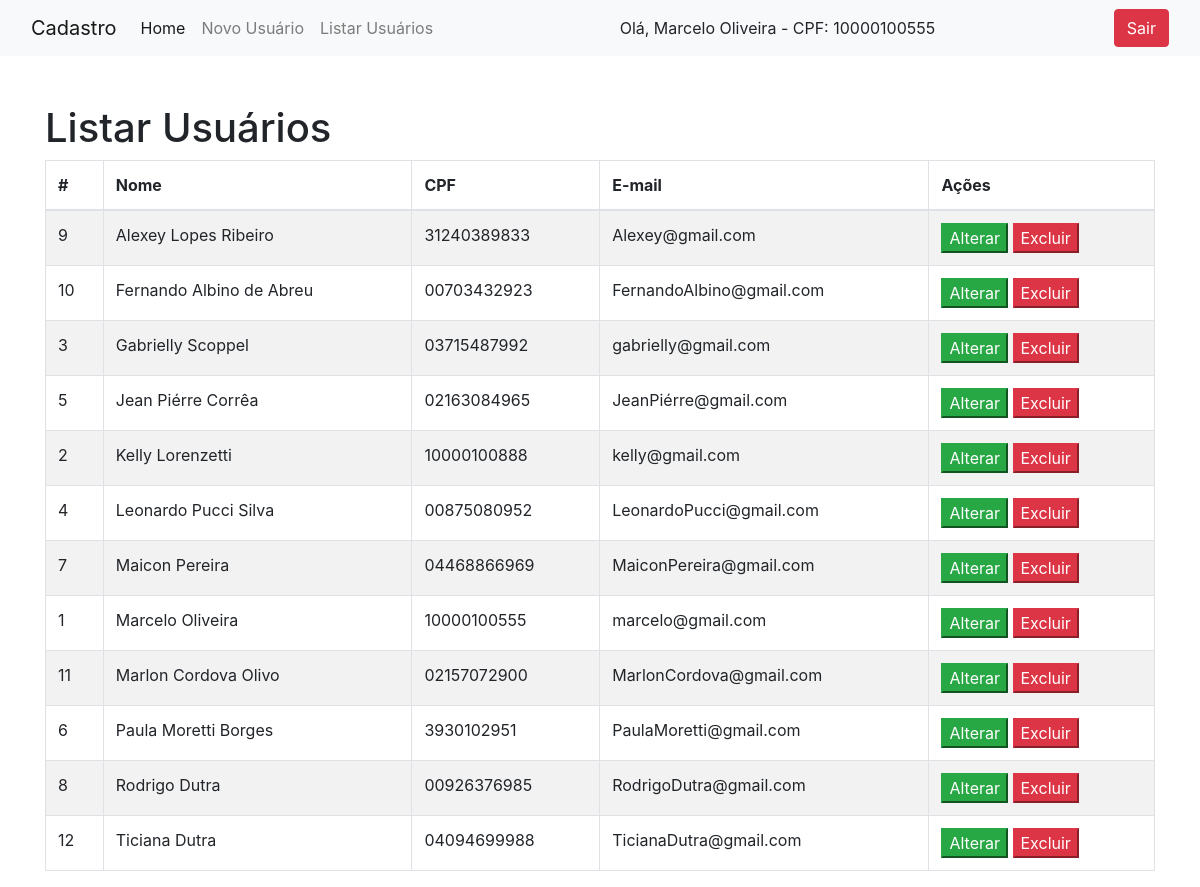
Page /cadastro.php?page=listar (signed in) on the earlier database version.
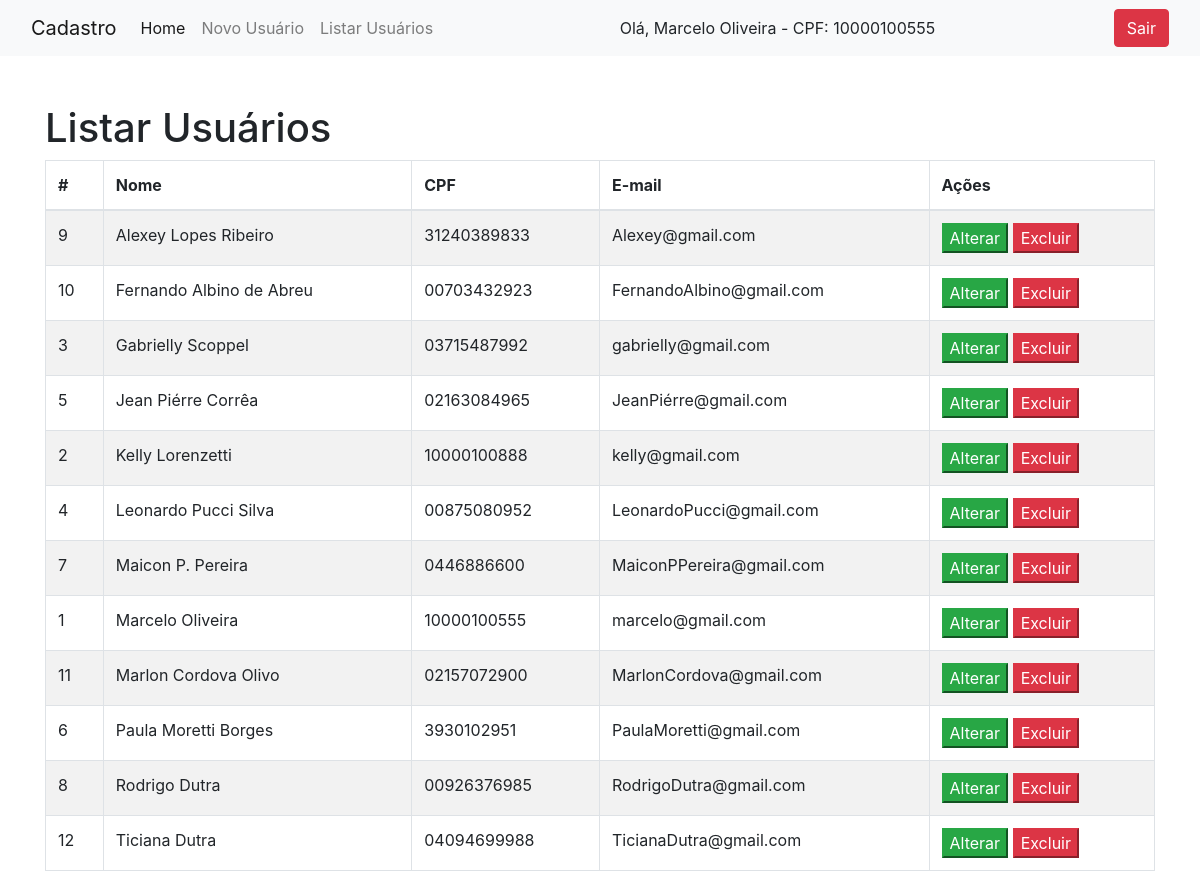
Same page on the later database version.
### tables this page shows
CREATE TABLE IF NOT EXISTS `usuarios` (
  `id` int NOT NULL AUTO_INCREMENT,
  `nome` varchar(220) NOT NULL,
  `cpf` char(11) NOT NULL,
  `email` varchar(220) NOT NULL,
  `usuario` varchar(40) NOT NULL,
  `senha` varchar(220) NOT NULL,
  `tipo` int NOT NULL,
  PRIMARY KEY (`id`)
);

### listar-usuario.php (the view)
<h1>Listar Usuários</h1>
<?php
$sql = "SELECT * FROM usuarios ORDER BY nome ASC";
$res = $conn->query($sql);
$qtd = $res->num_rows;
if ($qtd > 0) {
    print "<table class='table caption-top table-hover table-striped table-bordered'>";
    print "<tr>";
    print "<thead>";
    print "<th >#</th>";
    print "<th>Nome</th>";
    print "<th>CPF</th>";
    print "<th>E-mail</th>";
    print "<th>Ações</th>";
    print "</thead>";
    print "</tr>";
    while ($row = $res->fetch_object()) {
        print "<tr>";
        print "<td>" . $row->id . "</td>";
        print "<td>" . $row->nome . "</td>";
        print "<td>" . $row->cpf . "</td>";
        print "<td>" . $row->email . "</td>";
        print "<td>
                <button onclick=\"location.href='?page=editar&id=" . $row->id . "';\" class='btn-success'> Alterar </button>
                <button onclick=\"if(confirm('Tem certeza que deseja excluir?')){location.href='?page=salvar&acao=excluir&id=" . $row->id . "';
                                  }else{false;}\" class='btn-danger'>Excluir </button>
               </td>";
        print "</tr>";
    }
    print "</table>";
} else {
    print "<p classe='alert alert-danger'> Não encontrou usuário!!!</p>";
}
?>

### cadastro.php (shortened to what this page needs)
<!DOCTYPE html>
<html lang="pt_BR">
<head>
    <link rel="stylesheet" type="text/css" href="css/bootstrap.min.css">
</head>
<body>
    <nav class="navbar navbar-expand-lg navbar-light bg-light">
        <div class="container-fluid">
            <a class="navbar-brand" href="#">Cadastro</a>
            <div class="collapse navbar-collapse" id="navbarNav">
                <ul class="navbar-nav">
                    <li class="nav-item">
                        <a class="nav-link active" aria-current="page" href="cadastro.php">Home</a>
                    </li>
                    <li class="nav-item">
                        <a class="nav-link" href="?page=novo">Novo Usuário</a>
                    </li>
                    <li class="nav-item">
                        <a class="nav-link" href="?page=listar">Listar Usuários</a>
                    </li>
                </ul>
            </div>
            <div class="collapse navbar-collapse" id="navbarNav">
                <?php
                print "Olá, " . $_SESSION["nome"];
                print "  - CPF: " . $_SESSION["cpf"];
                ?>
            </div>
            <?php print "<a href='logout.php' class='btn btn-danger'>Sair</a>"; ?>
        </div>
    </nav>
    <div class="container">
        <div class="row">
            <div class="col mt-5">
                <?php
                include("config.php");
                switch (@$_REQUEST["page"]) {
                    case "listar":
                        include("listar-usuario.php");
                        break;
                }
                ?>
            </div>
        </div>
    </div>
</body>
</html>

Differences in the rows shown:
changed usuarios id 7: nome "Maicon Pereira" → "Maicon P. Pereira"; cpf "04468866969" → "0446886600"; email "MaiconPereira@gmail.com" → "MaiconPPereira@gmail.com"
